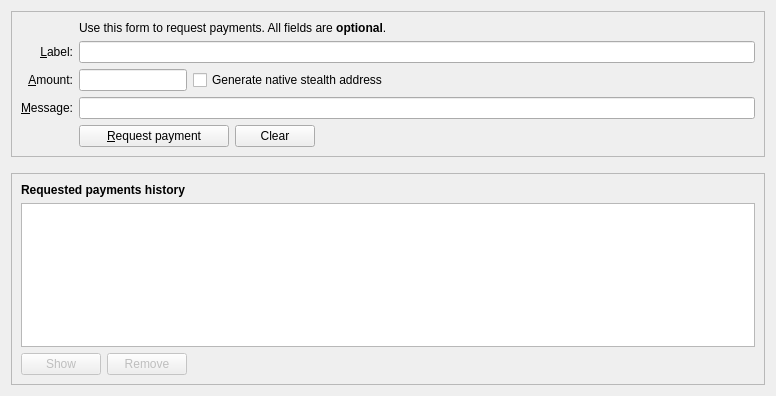
<?xml version="1.0" encoding="UTF-8"?>
<ui version="4.0">
 <class>ReceiveCoinsDialog</class>
 <widget class="QWidget" name="ReceiveCoinsDialog">
  <property name="geometry">
   <rect>
    <x>0</x>
    <y>0</y>
    <width>776</width>
    <height>396</height>
   </rect>
  </property>
  <layout class="QVBoxLayout" name="verticalLayout" stretch="0,0,1">
   <item>
    <widget class="QFrame" name="frame2">
     <property name="sizePolicy">
      <sizepolicy hsizetype="Preferred" vsizetype="Expanding">
       <horstretch>0</horstretch>
       <verstretch>0</verstretch>
      </sizepolicy>
     </property>
     <property name="frameShape">
      <enum>QFrame::StyledPanel</enum>
     </property>
     <property name="frameShadow">
      <enum>QFrame::Sunken</enum>
     </property>
     <layout class="QVBoxLayout" name="verticalLayout_3">
      <item>
       <layout class="QGridLayout" name="gridLayout">
        <item row="5" column="0">
         <widget class="QLabel" name="label">
          <property name="toolTip">
           <string>An optional amount to request. Leave this empty or zero to not request a specific amount.</string>
          </property>
          <property name="text">
           <string>&amp;Amount:</string>
          </property>
          <property name="alignment">
           <set>Qt::AlignRight|Qt::AlignTrailing|Qt::AlignVCenter</set>
          </property>
          <property name="buddy">
           <cstring>reqAmount</cstring>
          </property>
         </widget>
        </item>
        <item row="6" column="0">
         <widget class="QLabel" name="label_3">
          <property name="toolTip">
           <string>An optional message to attach to the payment request, which will be displayed when the request is opened. Note: The message will not be sent with the payment over the bitcoinphantom network.</string>
          </property>
          <property name="text">
           <string>&amp;Message:</string>
          </property>
          <property name="alignment">
           <set>Qt::AlignRight|Qt::AlignTrailing|Qt::AlignVCenter</set>
          </property>
          <property name="buddy">
           <cstring>reqMessage</cstring>
          </property>
         </widget>
        </item>
        <item row="4" column="2">
         <widget class="QLineEdit" name="reqLabel">
          <property name="toolTip">
           <string>An optional label to associate with the new receiving address.</string>
          </property>
         </widget>
        </item>
        <item row="2" column="2">
         <widget class="QLabel" name="label_5">
          <property name="text">
           <string>Use this form to request payments. All fields are &lt;b&gt;optional&lt;/b&gt;.</string>
          </property>
         </widget>
        </item>
        <item row="4" column="0">
         <widget class="QLabel" name="label_2">
          <property name="toolTip">
           <string>An optional label to associate with the new receiving address.</string>
          </property>
          <property name="text">
           <string>&amp;Label:</string>
          </property>
          <property name="alignment">
           <set>Qt::AlignRight|Qt::AlignTrailing|Qt::AlignVCenter</set>
          </property>
          <property name="buddy">
           <cstring>reqLabel</cstring>
          </property>
         </widget>
        </item>
        <item row="6" column="2">
         <widget class="QLineEdit" name="reqMessage">
          <property name="toolTip">
           <string>An optional message to attach to the payment request, which will be displayed when the request is opened. Note: The message will not be sent with the payment over the bitcoinphantom network.</string>
          </property>
         </widget>
        </item>
        <item row="7" column="2">
         <layout class="QHBoxLayout" name="horizontalLayout">
          <item>
           <widget class="QPushButton" name="receiveButton">
            <property name="minimumSize">
             <size>
              <width>150</width>
              <height>0</height>
             </size>
            </property>
            <property name="text">
             <string>&amp;Request payment</string>
            </property>
            <property name="icon">
             <iconset resource="../bitcoinphantom.qrc">
              <normaloff>:/icons/receiving_addresses</normaloff>:/icons/receiving_addresses</iconset>
            </property>
           </widget>
          </item>
          <item>
           <widget class="QPushButton" name="clearButton">
            <property name="sizePolicy">
             <sizepolicy hsizetype="Minimum" vsizetype="Fixed">
              <horstretch>0</horstretch>
              <verstretch>0</verstretch>
             </sizepolicy>
            </property>
            <property name="toolTip">
             <string>Clear all fields of the form.</string>
            </property>
            <property name="text">
             <string>Clear</string>
            </property>
            <property name="icon">
             <iconset resource="../bitcoinphantom.qrc">
              <normaloff>:/icons/remove</normaloff>:/icons/remove</iconset>
            </property>
            <property name="autoDefault">
             <bool>false</bool>
            </property>
           </widget>
          </item>
          <item>
           <spacer name="horizontalSpacer">
            <property name="orientation">
             <enum>Qt::Horizontal</enum>
            </property>
            <property name="sizeHint" stdset="0">
             <size>
              <width>40</width>
              <height>20</height>
             </size>
            </property>
           </spacer>
          </item>
         </layout>
        </item>
        <item row="7" column="0">
         <widget class="QLabel" name="label_7">
          <property name="text">
           <string/>
          </property>
         </widget>
        </item>
        <item row="5" column="2">
         <layout class="QHBoxLayout" name="horizontalLayout_6">
          <item>
           <widget class="bitcoinphantomAmountField" name="reqAmount">
            <property name="sizePolicy">
             <sizepolicy hsizetype="Fixed" vsizetype="Fixed">
              <horstretch>0</horstretch>
              <verstretch>0</verstretch>
             </sizepolicy>
            </property>
            <property name="minimumSize">
             <size>
              <width>80</width>
              <height>0</height>
             </size>
            </property>
            <property name="maximumSize">
             <size>
              <width>1000</width>
              <height>100</height>
             </size>
            </property>
            <property name="toolTip">
             <string>An optional amount to request. Leave this empty or zero to not request a specific amount.</string>
            </property>
           </widget>
          </item>
          <item>
           <widget class="QCheckBox" name="useStealth">
            <property name="sizePolicy">
             <sizepolicy hsizetype="Fixed" vsizetype="Fixed">
              <horstretch>0</horstretch>
              <verstretch>0</verstretch>
             </sizepolicy>
            </property>
            <property name="maximumSize">
             <size>
              <width>1000</width>
              <height>16777215</height>
             </size>
            </property>
            <property name="focusPolicy">
             <enum>Qt::StrongFocus</enum>
            </property>
            <property name="toolTip">
             <string>Stealth Addressing Protects your privacy while receiving funds</string>
            </property>
            <property name="text">
             <string>Generate native stealth address</string>
            </property>
           </widget>
          </item>
          <item>
           <spacer name="horizontalSpacer_3">
            <property name="orientation">
             <enum>Qt::Horizontal</enum>
            </property>
            <property name="sizeHint" stdset="0">
             <size>
              <width>0</width>
              <height>0</height>
             </size>
            </property>
           </spacer>
          </item>
         </layout>
        </item>
       </layout>
      </item>
     </layout>
    </widget>
   </item>
   <item>
    <spacer name="verticalSpacer_2">
     <property name="orientation">
      <enum>Qt::Vertical</enum>
     </property>
     <property name="sizeHint" stdset="0">
      <size>
       <width>20</width>
       <height>10</height>
      </size>
     </property>
    </spacer>
   </item>
   <item>
    <widget class="QFrame" name="frame">
     <property name="sizePolicy">
      <sizepolicy hsizetype="Preferred" vsizetype="Expanding">
       <horstretch>0</horstretch>
       <verstretch>0</verstretch>
      </sizepolicy>
     </property>
     <property name="frameShape">
      <enum>QFrame::StyledPanel</enum>
     </property>
     <property name="frameShadow">
      <enum>QFrame::Raised</enum>
     </property>
     <layout class="QVBoxLayout" name="verticalLayout_2">
      <item>
       <widget class="QLabel" name="label_6">
        <property name="font">
         <font>
          <weight>75</weight>
          <bold>true</bold>
         </font>
        </property>
        <property name="text">
         <string>Requested payments history</string>
        </property>
       </widget>
      </item>
      <item>
       <widget class="QTableView" name="recentRequestsView">
        <property name="contextMenuPolicy">
         <enum>Qt::CustomContextMenu</enum>
        </property>
        <property name="tabKeyNavigation">
         <bool>false</bool>
        </property>
        <property name="sortingEnabled">
         <bool>true</bool>
        </property>
       </widget>
      </item>
      <item>
       <layout class="QHBoxLayout" name="horizontalLayout_2">
        <item>
         <widget class="QPushButton" name="showRequestButton">
          <property name="enabled">
           <bool>false</bool>
          </property>
          <property name="toolTip">
           <string>Show the selected request (does the same as double clicking an entry)</string>
          </property>
          <property name="text">
           <string>Show</string>
          </property>
          <property name="icon">
           <iconset resource="../bitcoinphantom.qrc">
            <normaloff>:/icons/edit</normaloff>:/icons/edit</iconset>
          </property>
          <property name="autoDefault">
           <bool>false</bool>
          </property>
         </widget>
        </item>
        <item>
         <widget class="QPushButton" name="removeRequestButton">
          <property name="enabled">
           <bool>false</bool>
          </property>
          <property name="toolTip">
           <string>Remove the selected entries from the list</string>
          </property>
          <property name="text">
           <string>Remove</string>
          </property>
          <property name="icon">
           <iconset resource="../bitcoinphantom.qrc">
            <normaloff>:/icons/remove</normaloff>:/icons/remove</iconset>
          </property>
          <property name="autoDefault">
           <bool>false</bool>
          </property>
         </widget>
        </item>
        <item>
         <spacer name="horizontalSpacer_2">
          <property name="orientation">
           <enum>Qt::Horizontal</enum>
          </property>
          <property name="sizeHint" stdset="0">
           <size>
            <width>40</width>
            <height>20</height>
           </size>
          </property>
         </spacer>
        </item>
       </layout>
      </item>
     </layout>
    </widget>
   </item>
  </layout>
 </widget>
 <customwidgets>
  <customwidget>
   <class>bitcoinphantomAmountField</class>
   <extends>QLineEdit</extends>
   <header>qt/bitcoinphantomamountfield.h</header>
   <container>1</container>
  </customwidget>
 </customwidgets>
 <tabstops>
  <tabstop>reqLabel</tabstop>
  <tabstop>reqAmount</tabstop>
  <tabstop>useStealth</tabstop>
  <tabstop>reqMessage</tabstop>
  <tabstop>receiveButton</tabstop>
  <tabstop>clearButton</tabstop>
  <tabstop>recentRequestsView</tabstop>
  <tabstop>showRequestButton</tabstop>
  <tabstop>removeRequestButton</tabstop>
 </tabstops>
 <resources>
  <include location="../bitcoinphantom.qrc"/>
 </resources>
 <connections/>
</ui>
